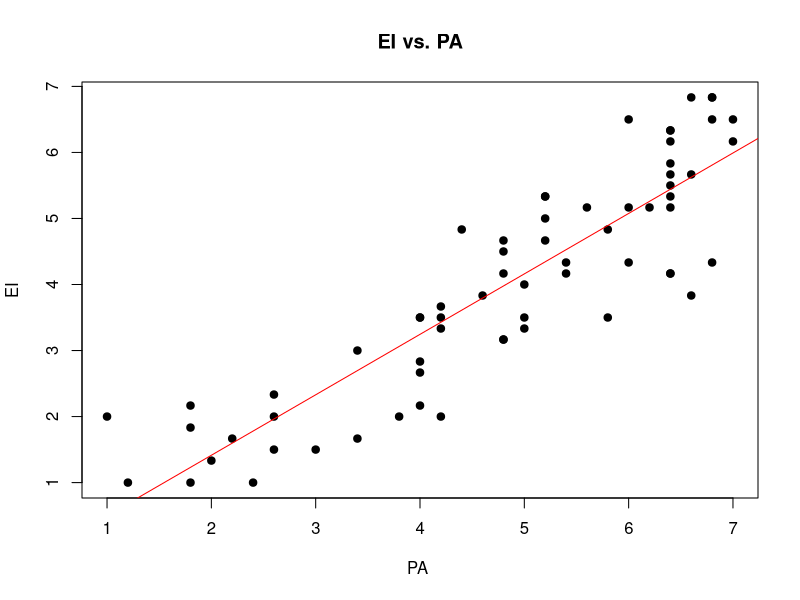
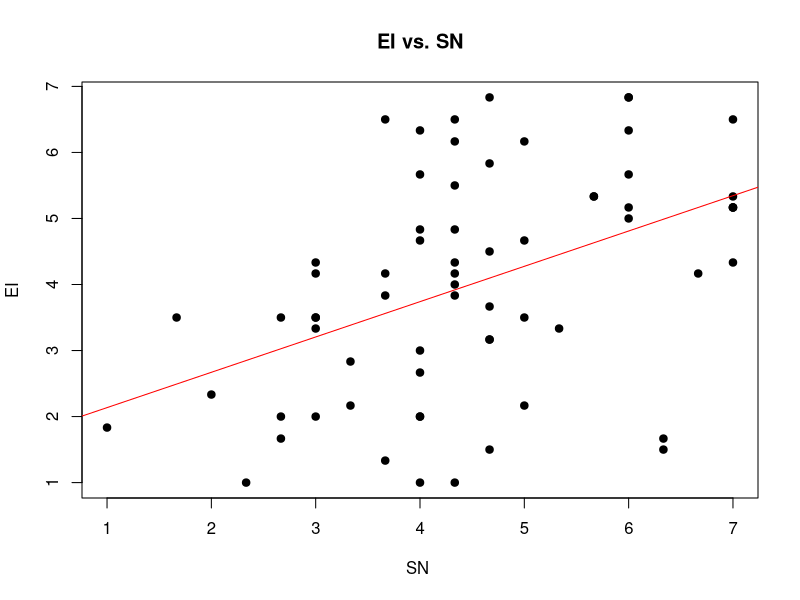
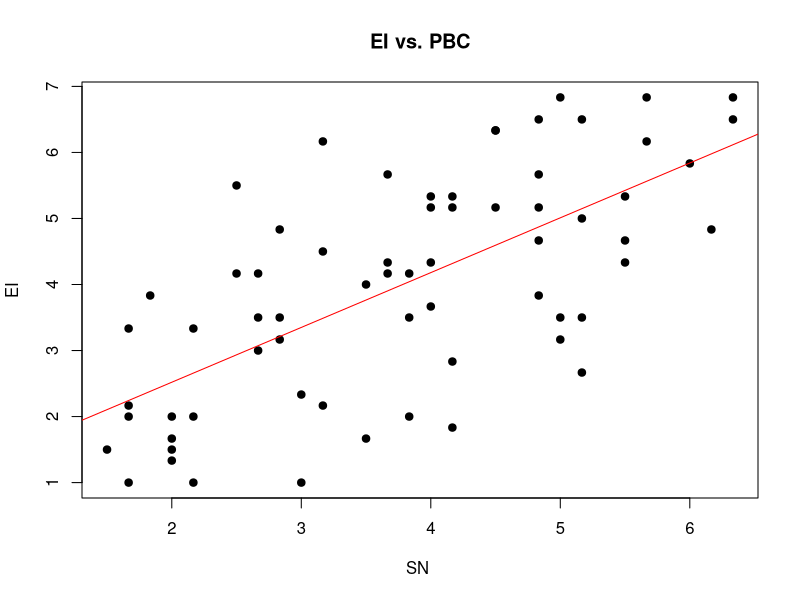

Write R code to recreate these figures, in order.
library(dplyr)
library(car)

# Modeling Random to test
#data <- mutate(data, newSN = round(rnorm(66,4,2.75)))
#data <- mutate(data, newSN =  ifelse(newSN <  1, 1,newSN))
#data <- mutate(data, newSN =  ifelse(newSN >  7, 7,newSN))
#plot(data$EI,data$newSN)
#abline(lm(data$EI ~ data$newSN))
#fit=lm(EI ~ newSN, data=data)
#summary(fit)

setwd("/Users/lukasmohs/Desktop/Innovation-Analysis/")
data = read.csv("cleaned-responses.csv",sep=';')
summary(data)
data <- mutate(data, PA = (X11a+X11b+X11c+X11d+X11e)/5)
data <- mutate(data, SN = (X13a+X13b+X13c)/3)
data <- mutate(data, PBC = (X15a + X15b + X15c + X15d + X15e + X15f)/6)
data <- mutate(data, EI = (X18a + X18b + X18c + X18d + X18e + X18f)/6)
data <- mutate(data, SEBA = ifelse(Attended.SEBA == 'yes', 1, 0))
data <- mutate(data, Entrepreneur = ifelse(Already.Entrepreneur == 'yes', 1, 0))

########    EFFECT OF EI on ACTION    #############
#Modeling effect of IE on Entrepreneur
fitIEonEntrpreneur <- lm(Entrepreneur ~ EI, data=data)
summary(fitIEonEntrpreneur)

########    EFFECT OF SEBA    #############
#Modeling effect of SEBA on PA
fitPA <- lm(PA ~ SEBA, data=data)
summary(fitPA)
#Modeling effect of SEBA on SN
fitSN <- lm(SN ~ SEBA, data=data)
summary(fitSN)
#Modeling effect of SEBA on PBC
fitPBC <- lm(PBC ~ SEBA, data=data)
summary(fitPBC)
#Modeling effect of SEBA on IE
fitSEBAonEI <- lm(EI ~ SEBA, data=data)
summary(fitSEBAonEI)

########    EFFECT OF AJZEN ANTECEDENT    #############
#Modeling effect of Ajzens antecedents on IE
fitAjzen <- lm(EI ~ PA + SN + PBC, data=data)
summary(fitAjzen)
#plot(fitAjzen)

#Plot effect of PA on EI
plot(data$PA,data$EI,  main="EI vs. PA", 
     xlab="PA ", ylab="EI", pch=19)
abline(lm(EI ~ PA, data = data), col="red")

#Plot effect of SN on EI
plot(data$SN,data$EI,  main="EI vs. SN", 
     xlab="SN ", ylab="EI", pch=19)
abline(lm(EI ~ SN, data = data), col="red")

#Plot effect of PBC on EI
plot(data$PBC,data$EI,  main="EI vs. PBC", 
     xlab="SN ", ylab="EI", pch=19)
abline(lm(EI ~ PBC, data = data), col="red")
